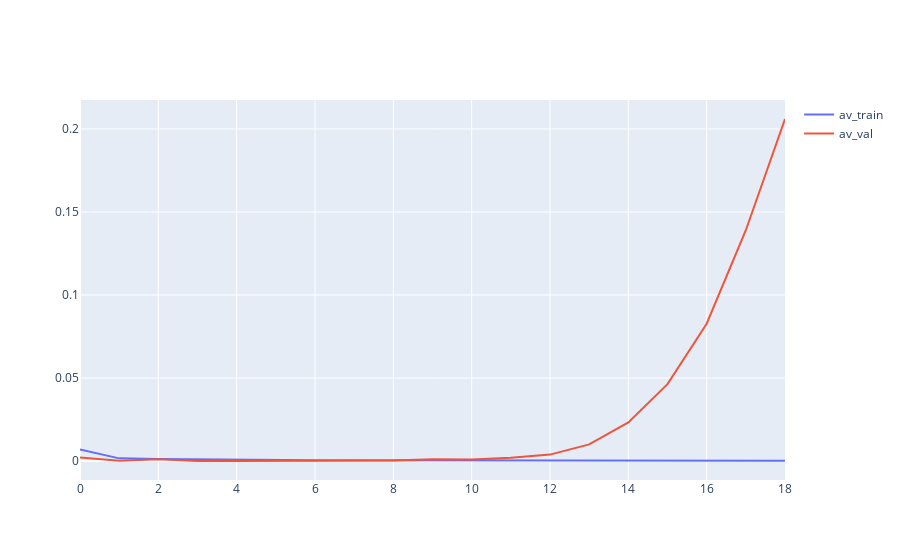

Here is the notebook cell this chart was saved with:
### Code cell
fig = go.Figure()
fig.add_trace(go.Scatter(x=np.arange(len(av_train)), y=av_train, mode='lines', name='av_train'))
fig.add_trace(go.Scatter(x=np.arange(len(av_val)), y=av_val, mode='lines', name='av_val'))
fig.show()

### Figure 1 — Plotly figure (JSON) as saved in the notebook; plotly's stock layout.template omitted (floating-point values rounded to 4 significant figures)
{"data": [{"mode": "lines", "name": "av_train", "type": "scatter", "x": [0, 1, 2, 3, 4, 5, 6, 7, 8, 9, 10, 11, 12, 13, 14, 15, 16, 17, 18], "y": [0.007051, 0.001663, 0.001211, 0.000982, 0.0007918, 0.0006895, 0.0005672, 0.0005563, 0.0005017, 0.0004483, 0.0004271, 0.0003865, 0.0003577, 0.0003353, 0.0003157, 0.0002818, 0.0002911, 0.0002617, 0.0002409]}, {"mode": "lines", "name": "av_val", "type": "scatter", "x": [0, 1, 2, 3, 4, 5, 6, 7, 8, 9, 10, 11, 12, 13, 14, 15, 16, 17, 18], "y": [0.0022, 0.0001715, 0.001054, 0.0001014, 7.464e-05, 0.0001346, 0.0003158, 0.0003246, 0.000349, 0.001147, 0.00105, 0.002089, 0.003924, 0.01006, 0.02329, 0.04635, 0.08276, 0.139, 0.206]}], "layout": {}}
